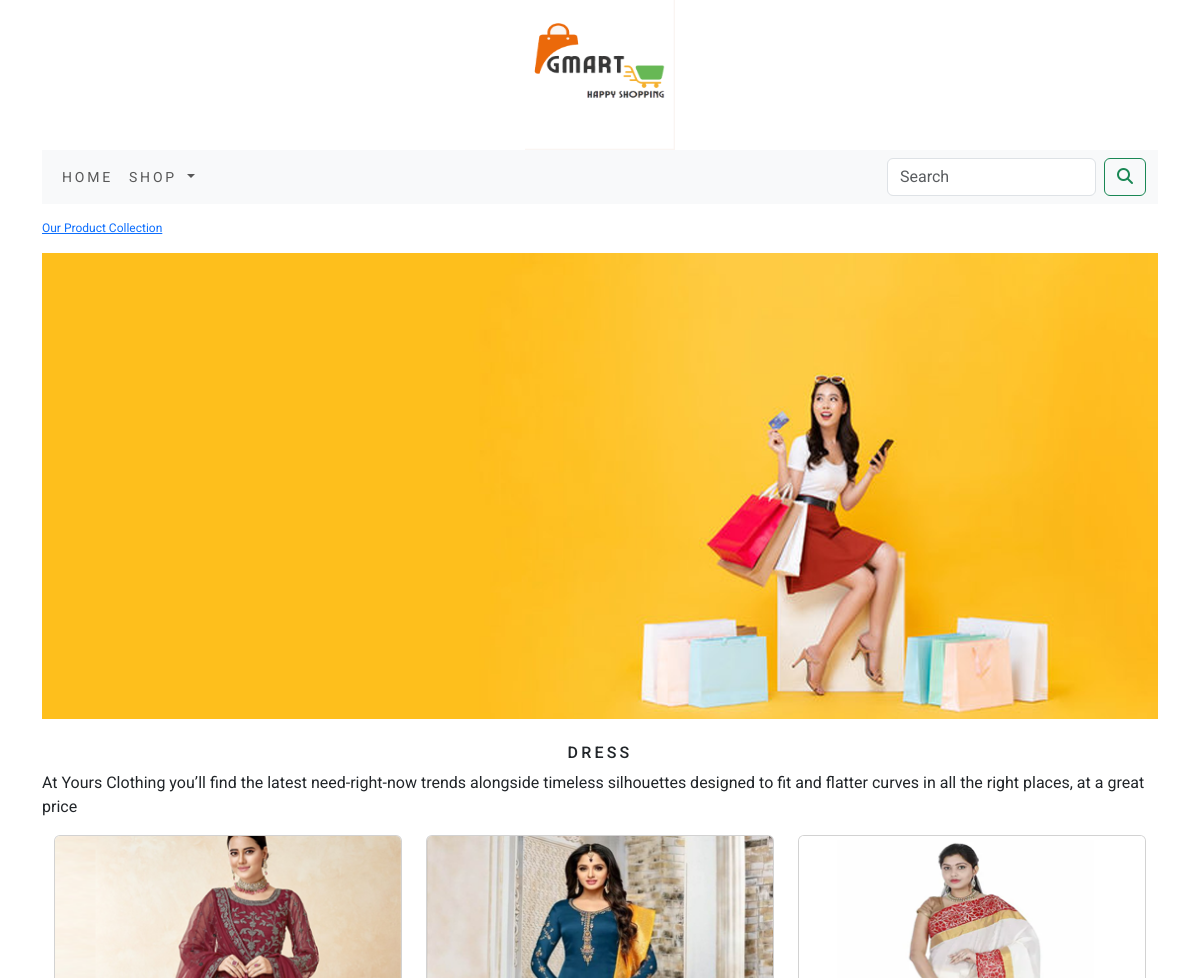
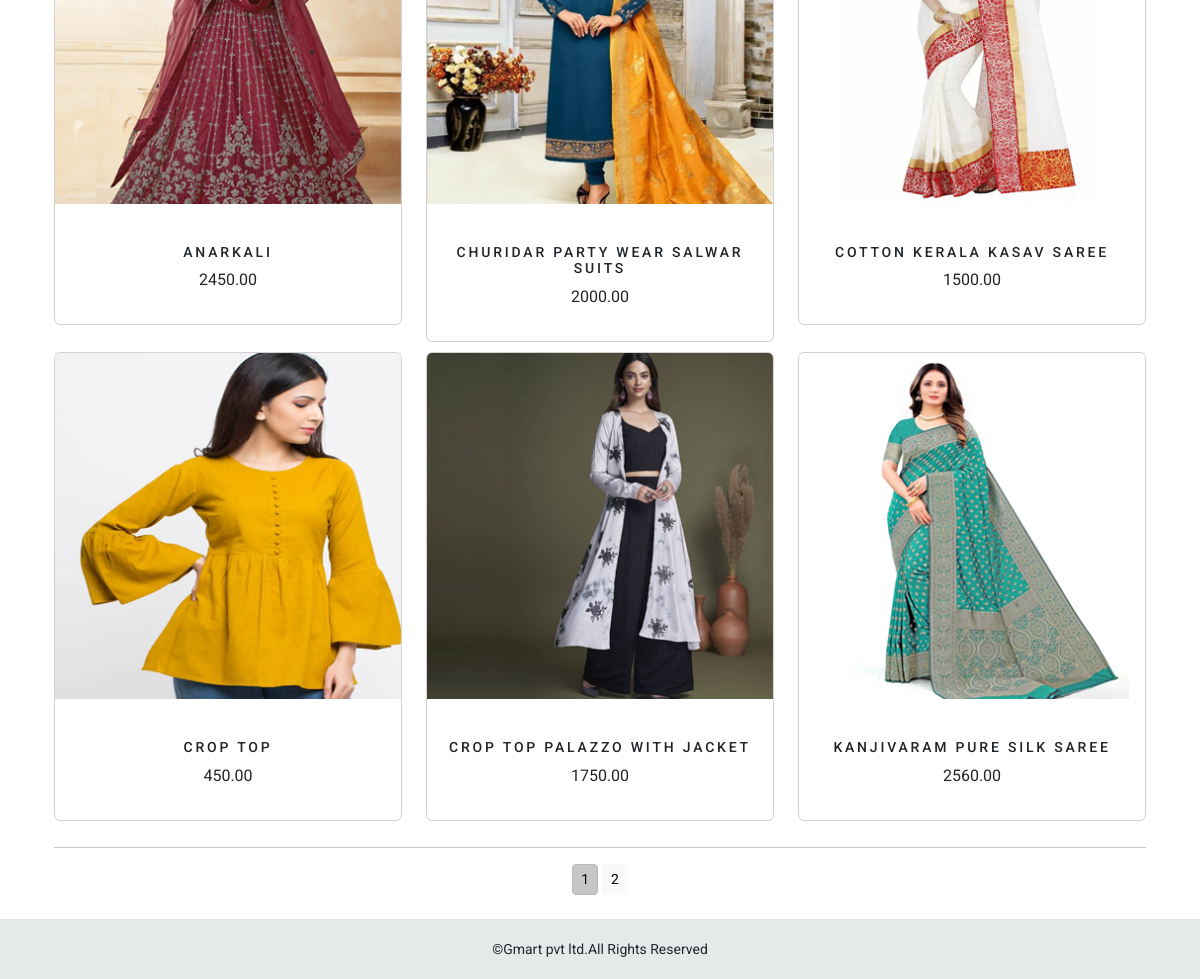
/shop/dress/, run on the app's committed database (2 pictures, top to bottom).
### shop/models.py (models this page shows, shortened)
class Category(models.Model):
    name = models.CharField(max_length=250, unique=True)
    slug = models.SlugField(max_length=250, unique=True)
    description = models.TextField(blank=True)
    image = models.ImageField(upload_to='category', blank=True)
    class Meta:
        ordering = ('name',)
        verbose_name = 'category'
        verbose_name_plural = 'categories'
    def get_url(self):
        return reverse('shop:product_by_category', args=[self.slug])

class Product(models.Model):
    name = models.CharField(max_length=250, unique=True)
    slug = models.SlugField(max_length=250, unique=True)
    description = models.TextField(blank=True)
    price = models.DecimalField(max_digits=10, decimal_places=2)
    category = models.ForeignKey(Category, on_delete=models.CASCADE)
    image = models.ImageField(upload_to='product', blank=True)
    stock = models.IntegerField()
    available = models.BooleanField(default=True)
    created = models.DateTimeField(auto_now_add=True)
    updated = models.DateTimeField(auto_now_add=True)
    class Meta:
        ordering = ('name',)
        verbose_name = 'product'
        verbose_name_plural = 'products'
    def get_url(self):
        return reverse('shop:prodCatdetail', args=[self.category.slug,self.slug])

### shop/views.py (the view)
# urls.py: path('',views.allProCat,name='allProCat'),
def allProCat(request, c_slug=None):
    c_page = None
    products_list = None
    if c_slug != None:
        c_page = get_object_or_404(Category, slug=c_slug)
        products_list = Product.objects.all().filter(category=c_page, available=True)
    else:
        products_list = Product.objects.all().filter(available=True)
    paginator = Paginator(products_list, 6)
    try:
        page = int(request.GET.get('page', 1))
    except:
        page = 1
    try:
        products = paginator.page(page)
    except (EmptyPage, InvalidPage):
        Products = paginator.page(paginator.num_pages)
    return render(request, "category.html", {'category': c_page, 'products': products})

### cart/context_processors.py (called while the page is built)
def counter(request):
    item_count = 0
    if 'admin' in request.path:
        return {}
    else:
        try:
            cart = Cart.objects.filter(cart_id=_cart_id(request))
            car_items = CartItem.objects.all().filter(cart=cart[:1])
            for cart_item in car_items:
                item_count += cart_item.quantity
        except Cart.DoesNotExist:
            item_count = 0
    return dict(item_count=item_count)

### cart/views.py (called while the page is built)
def _cart_id(request):
    cart = request.session.session_key
    if not cart:
        cart = request.session.create()
    return cart

### shop/context_processors.py (called while the page is built)
def menu_links(request):
    links = Category.objects.all()
    return dict(links=links)

### template/category.html (shortened to what this page needs)
{% extends 'base.html' %}
{%  load static  %}
{% block content %}
   {% if category %}
     <div>
         <div class="row my_row_class">
             <div class="mx_auto">
                  <p><a href="{% url 'shop:allProCat' %}">Our Product Collection</a> </p>
             </div>
         </div>
     </div>
   {% endif %}
<div class="mx_auto">
    {% if category %}
    <img  class="my_image"  src="{{category.image.url}}" alt="{{category.name}}">
</div>
<br>
<div>
    <h1 class="text-center my_title">{{category.name}}</h1>
    <p class="text-justify">{{category.description}}</p>
</div>
    {% endif %}
<div class="container">
    <div class="row mx_auto">
        {% for product in products.object_list %}
        <div class="my_bottom_margin col-9 col-sm-12 col-md-4 col-lg-4">
            <div class="card text-center" style="min-width:18rem;">
                <a href="{{product.get_url}}"><img class="card-img-top my_image" src="{{product.image.url}}" alt="{{product.name}}" width="300px" height="300px"></a><br>
                <div class="card-body">
                    <h4>{{product.name}}</h4>
                    <p>{{product.price}}</p>
                </div>
            </div>
        </div>
        {% endfor %}
    </div>
    <div class="mx-auto">
        {% if products.paginator.num_pages > 1 %}
        <hr>
        <div class="text-center">
            {% for pg in products.paginator.page_range %}
            <a href="?page={{pg}}" class="btn btn-light btn-sm {% if products.number == pg %} active {% endif %}">{{pg}}</a>
            {% endfor %}
        </div>
     {% endif %}
    </div>
    <br>
</div>
{% endblock %}

### static/css/custom.css (style rules this page uses)
body { font-family: 'Roboto', sans-serif; }
.my_row_class { padding-top:15px; }
.my_row_class .mx_auto { color:#000; font-size:12px; }
.my_image { width:100%; height:auto; }
.my_title { font-size:16px; text-transform:uppercase; letter-spacing:.2em }
.my_bottom_margin { margin-bottom:10px; }
.card-body h4 { font-size:14px; text-transform:uppercase; letter-spacing:.2em; }

### data on the page
Category: image (picture), name "DRESS", description "At Yours Clothing you’ll find the latest need-right-now trends alongside timeless silhouettes designed to fit and flatter curves in all the right places, at a great price"
Product: image (picture), name "ANARKALI", price "2450.00"
Product: image (picture), name "CHURIDAR PARTY WEAR SALWAR SUITS", price "2000.00"
Product: image (picture), name "COTTON KERALA KASAV SAREE", price "1500.00"
Product: image (picture), name "CROP TOP", price "450.00"
Product: image (picture), name "CROP TOP PALAZZO WITH JACKET", price "1750.00"
Product: image (picture), name "KANJIVARAM PURE SILK SAREE", price "2560.00"

### other printed values
{{ pg }} "1" "2"
